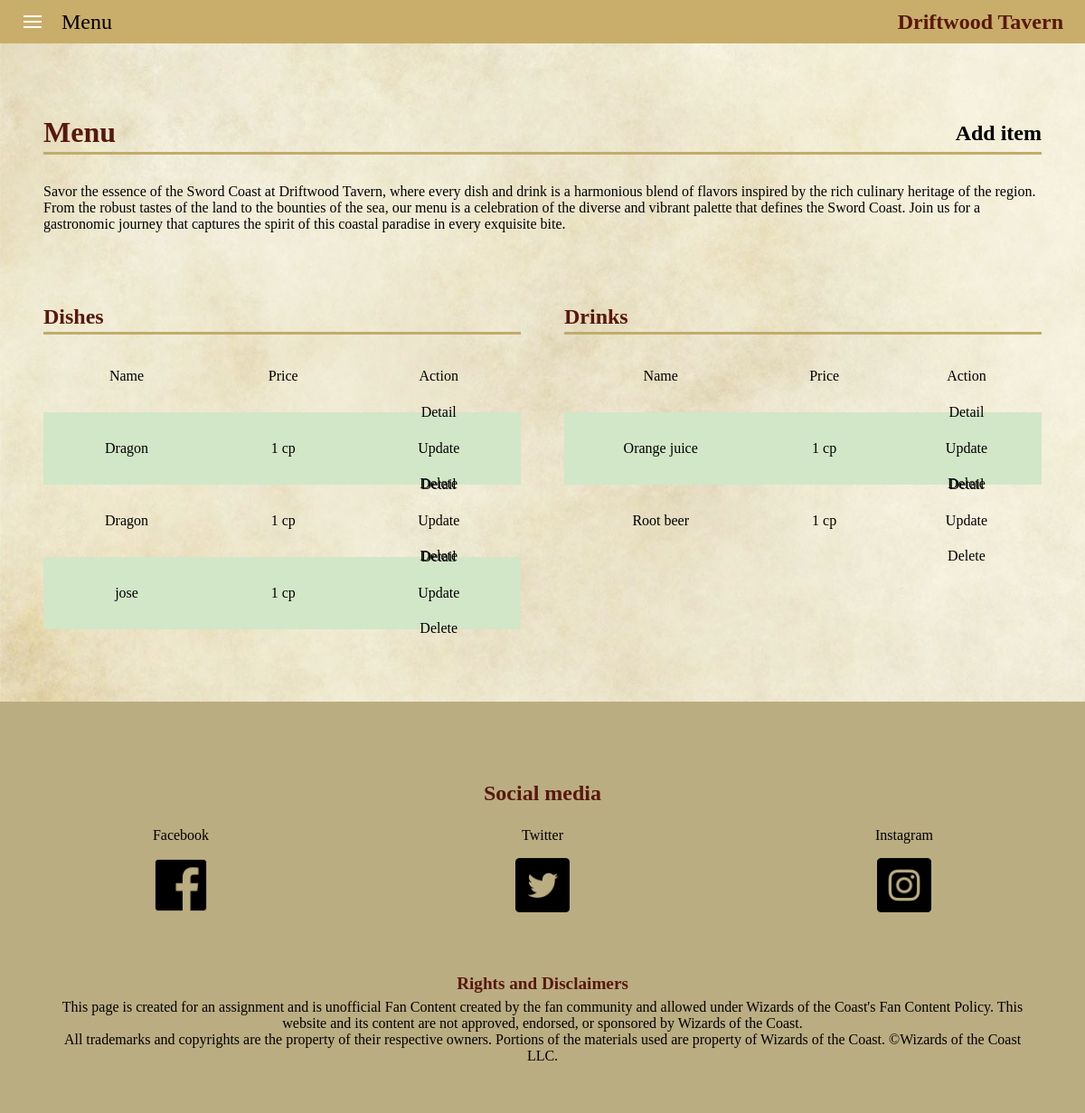
Before: /menu/ with the older database file.
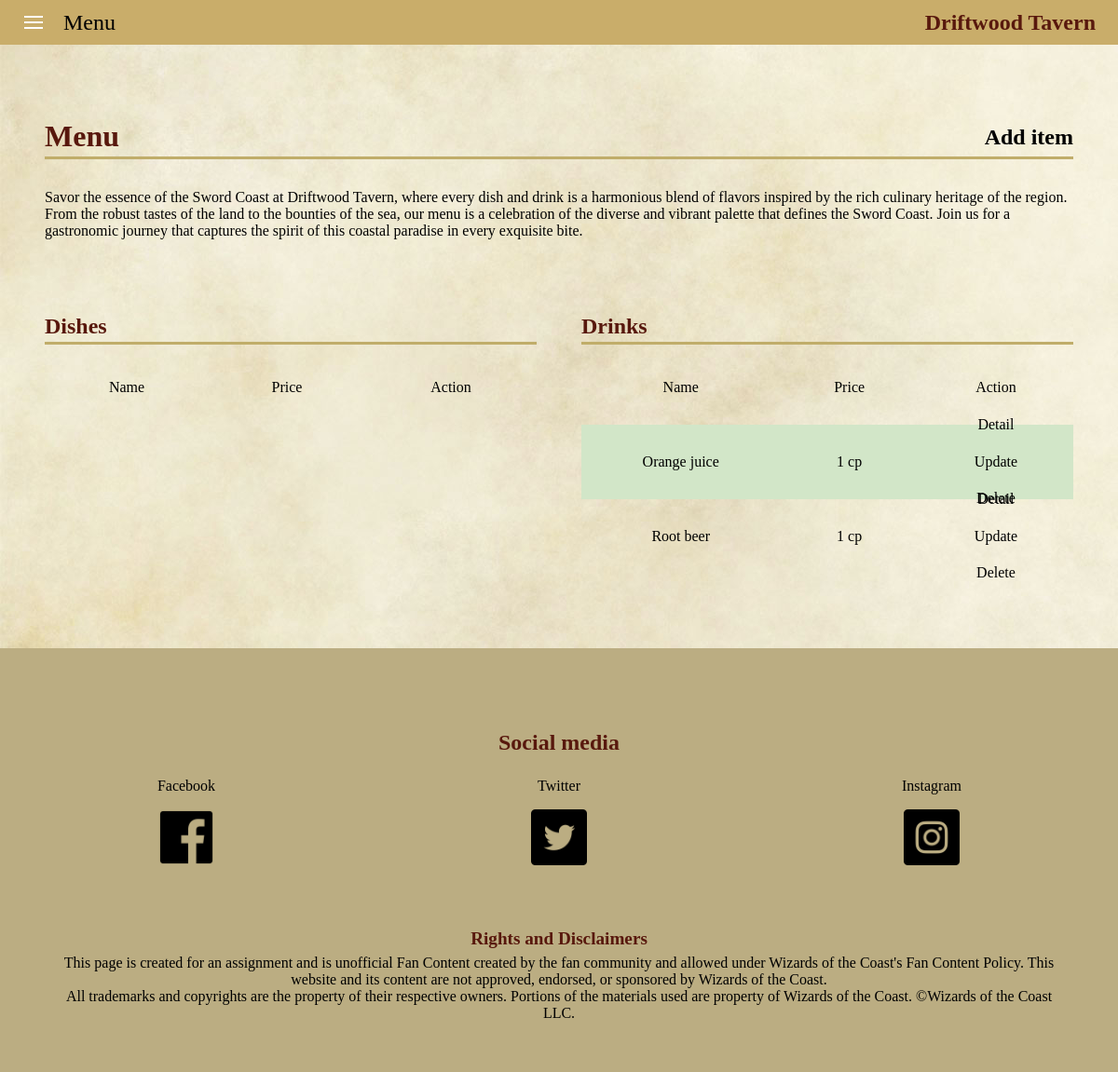
After: the same page with the newer database file.
### app_menu/models.py (models this page shows, shortened)
class Menu(Model):
    TYPE_CHOICES = [
        ('food', 'Food'),
        ('drink', 'Drink'),
    ]
    CURRENCY_CHOICES = [
        ("cp", "cp"),
        ("sp", "sp"),
        ("ep", "ep"),
        ("gp", "gp"),
        ("pp", "pp"),
    ]
    name = models.CharField(
        max_length=255,
        blank=False,
        null=False,
        validators=[MaxLengthValidator(255, message="Max 255 characters.")]
        )
    description = models.TextField(
        blank=False,
        null=False,
        validators=[MaxLengthValidator(255, message="Max 255 characters.")]
        )
    price_amount = models.PositiveIntegerField(
        null=False,
        blank=False,
        validators=[MinValueValidator(1, message="Must be greater than 0.")]
        )
    currency = models.CharField(max_length=10, choices=CURRENCY_CHOICES)
    item_type = models.CharField(max_length=10, choices=TYPE_CHOICES)
    class Meta:
        db_table = "dwt_menu_items"
        verbose_name_plural = "Menu Items"

### app_menu/views.py (the view)
# urls.py: path("", MenuListView.as_view(), name="all"),
class MenuListView(MenuBaseView,ListView):
    """
    ESTO ME PERMITE CREAR UNA VISTA CON LOS Menu
    """

### app_menu/templates/menu.html
{% extends 'base.html' %}
{% load static %}
{% block content %}
<main>
    <section class="app-menu">
        <div class="app-menu-content">
            <h1>Menu<span><a href="{% url 'menu:create' %}">Add item</a></span></h1>
            <p>
                Savor the essence of the Sword Coast at Driftwood Tavern, where every dish and drink is a harmonious
                blend of
                flavors inspired by the rich culinary heritage of the region. From the robust tastes of the land to the
                bounties of the sea, our menu is a celebration of the diverse and vibrant palette that defines the Sword
                Coast.
                Join us for a gastronomic journey that captures the spirit of this coastal paradise in every exquisite
                bite.
            </p>
            <div class="app-menu-tables">
                <div class="food">
                    <h2>Dishes</h2>
                    <table>
                        <thead>
                            <tr>
                                <td>Name</td>
                                <td>Price</td>
                                <td>Action</td>
                            </tr>
                        </thead>
                        <tbody>
                            {% for item in menu_list %}
                            {% if item.item_type == "food" %}
                            <tr>
                                <td>{{ item.name }}</td>
                                <td>{{ item.price_amount }} {{ item.currency }}</td>
                                <td class="actions">
                                    <a href="{% url 'menu:detail' item.id %}">Detail</a><br>
                                    <a href="{% url 'menu:update' item.id %}">Update</a><br>
                                    <a href="{% url 'menu:delete' item.id %}">Delete</a>
                                </td>
                            </tr>
                            {% endif %}
                            {% endfor %}
                        </tbody>
                    </table>
                </div>
                <div class="drink">
                    <h2>Drinks</h2>
                    <table>
                        <thead>
                            <tr>
                                <td>Name</td>
                                <td>Price</td>
                                <td>Action</td>
                            </tr>
                        </thead>
                        <tbody>
                            {% for item in menu_list %}
                            {% if item.item_type == "drink" %}
                            <tr>
                                <td>{{ item.name }}</td>
                                <td>{{ item.price_amount }} {{ item.currency }}</td>
                                <td class="actions">
                                    <a href="{% url 'menu:detail' item.id %}">Detail</a><br>
                                    <a href="{% url 'menu:update' item.id %}">Update</a><br>
                                    <a href="{% url 'menu:delete' item.id %}">Delete</a>
                                </td>
                            </tr>
                            {% endif %}
                            {% endfor %}
                        </tbody>
                    </table>
                </div>
            </div>
        </div>
    </section>
</main>
{% endblock %}

Changed rows visible on the page:
removed Menu: name "Dragon", price_amount "1", currency "cp", shown under "Dishes"
removed Menu: name "Dragon", price_amount "1", currency "cp", shown under "Dishes"
removed Menu: name "jose", price_amount "1", currency "cp", shown under "Dishes"
